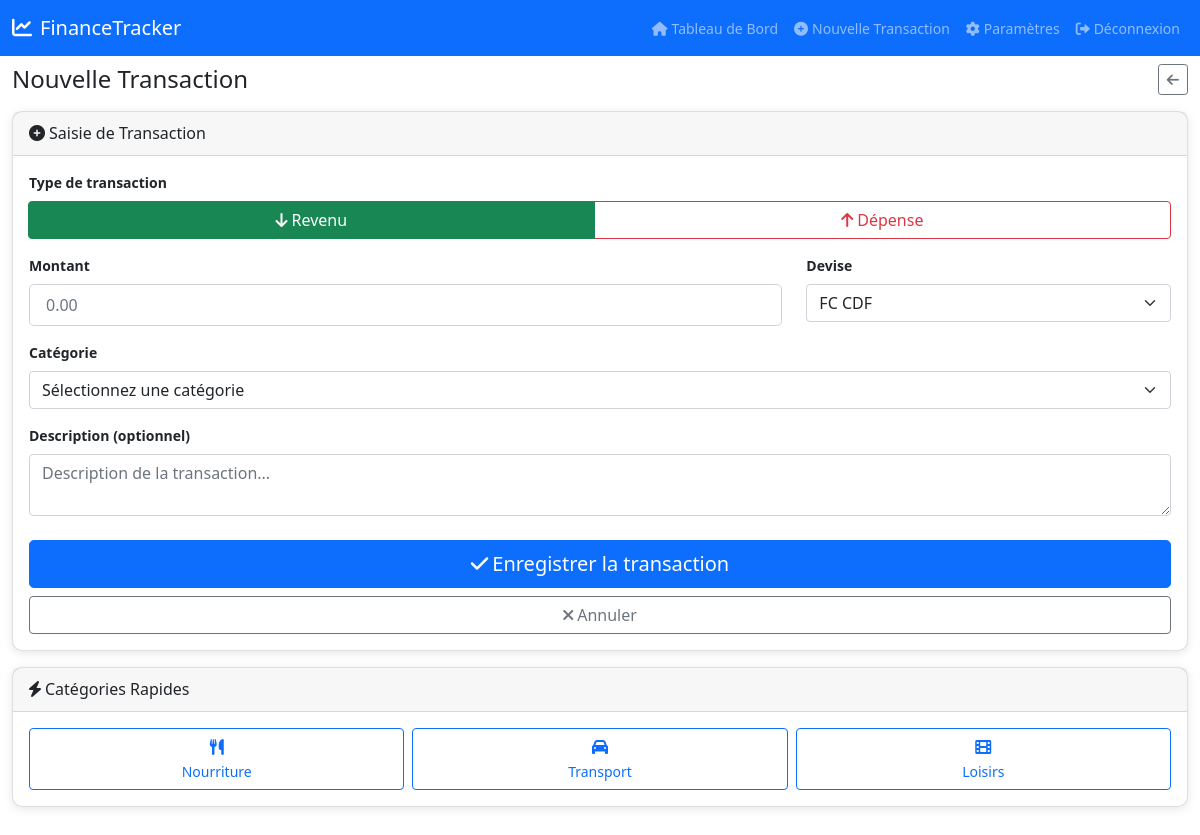
The page /add_transaction (signed in) on the database as committed earlier.
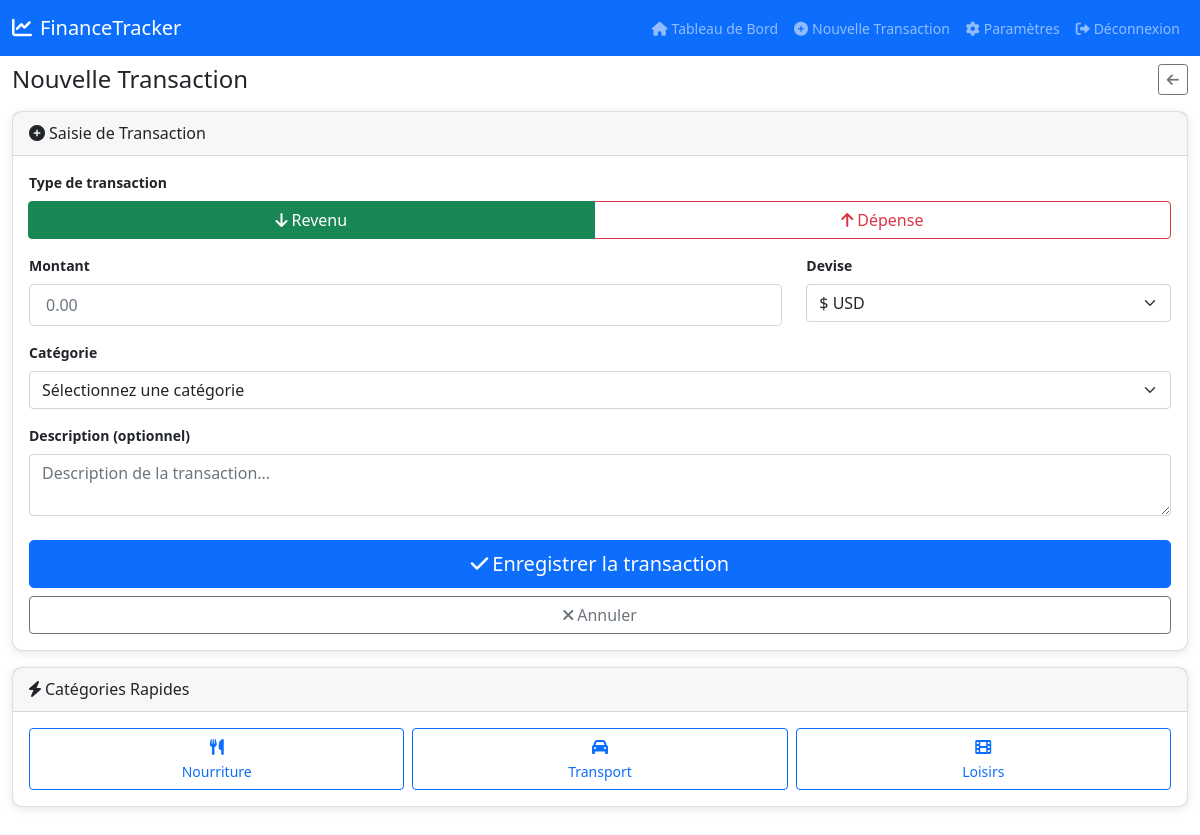
The same page on the database as committed later.
### tables this page shows
CREATE TABLE users (
            id INTEGER PRIMARY KEY AUTOINCREMENT,
            username TEXT UNIQUE NOT NULL,
            password TEXT NOT NULL,
            created_at TIMESTAMP DEFAULT CURRENT_TIMESTAMP
        , default_currency TEXT DEFAULT 'USD');

### app.py (the view, shortened to what this page needs)
@app.route('/add_transaction', methods=['GET', 'POST'])
def add_transaction():
    if 'user_id' not in session:
        return redirect('/login')
    user_currency = get_user_currency(session['user_id'])
    return render_template('add_transaction.html', user_currency=user_currency)

### app.py (called while the page is built)
def get_user_currency(user_id):
    conn = database.get_db_connection()
    try:
        user = conn.execute('SELECT default_currency FROM users WHERE id = ?', (user_id,)).fetchone()
        return user['default_currency'] if user and user['default_currency'] else 'USD'
    except sqlite3.OperationalError:
        return 'USD'
    finally:
        conn.close()

### database.py (called while the page is built)
def get_db_connection():
    conn = sqlite3.connect('finance.db')
    conn.row_factory = sqlite3.Row
    return conn

### templates/add_transaction.html (shortened to what the changed rows need)
{% extends "base.html" %}
{% block content %}
<div class="fade-in">
    <div class="card">
        <div class="card-body">
            <form method="POST" id="transactionForm">
                <div class="row mb-3">
                    <div class="col-4">
                        <label for="currency" class="form-label fw-bold">Devise</label>
                        <select class="form-select" id="currency" name="currency" required>
                            <option value="USD" {% if user_currency == 'USD' %}selected{% endif %}>$ USD</option>
                            <option value="CDF" {% if user_currency == 'CDF' %}selected{% endif %}>FC CDF</option>
                        </select>
                    </div>
                </div>
            </form>
        </div>
    </div>
</div>
{% endblock %}

Rows that differ between the two databases and show on the page:
changed users: currency "FC CDF" → "$ USD"
